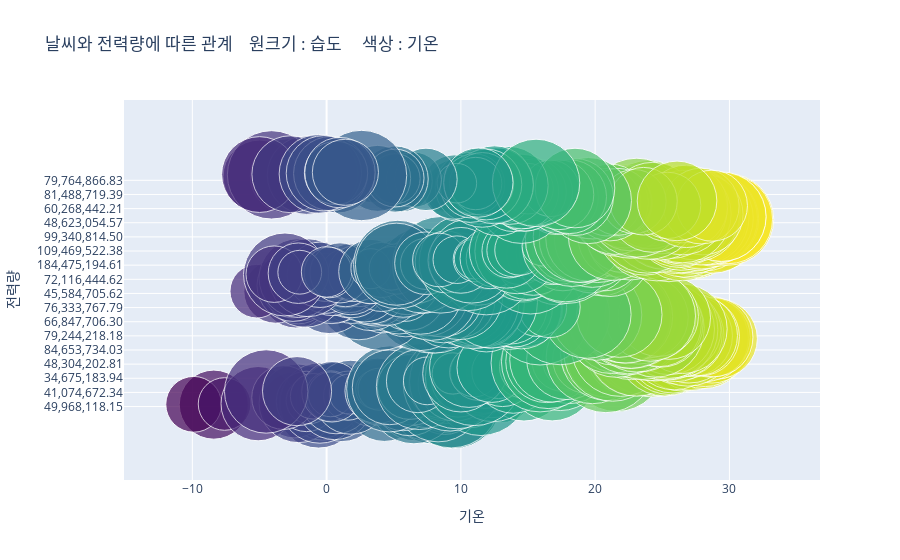
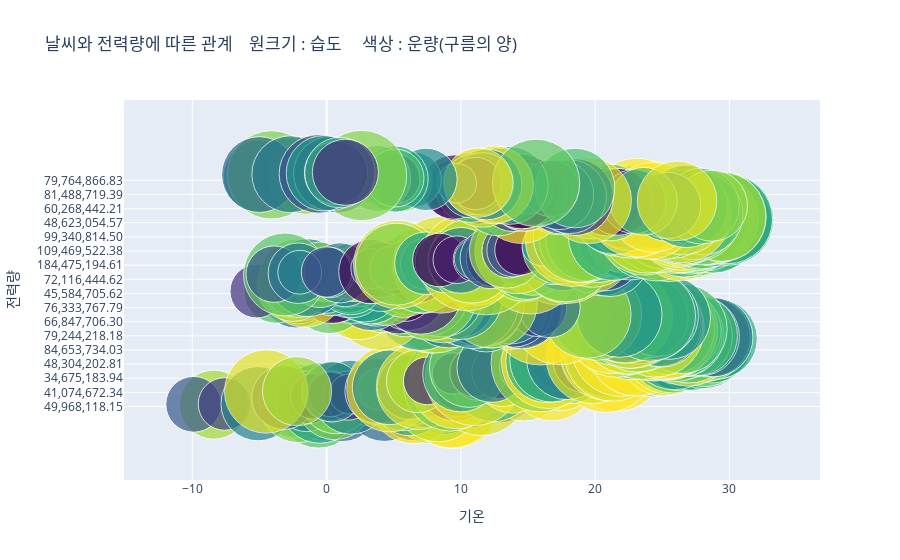
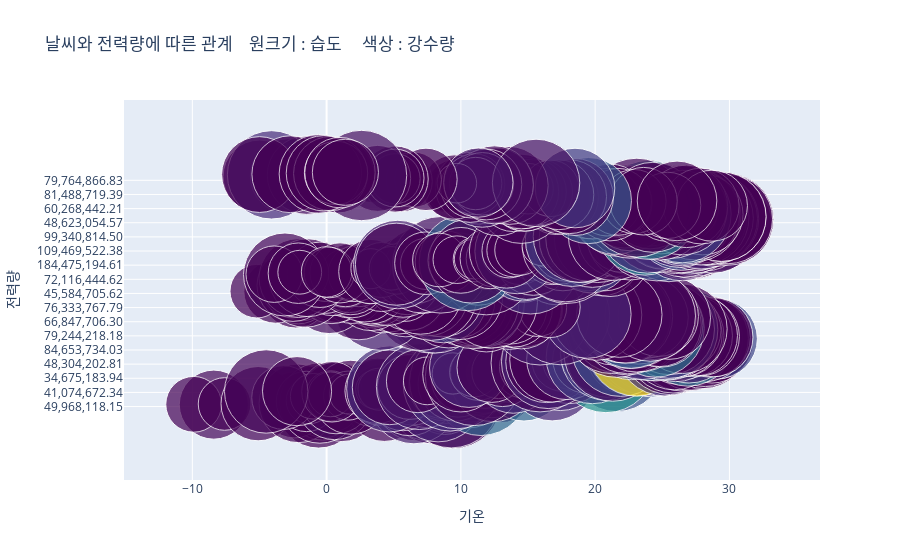
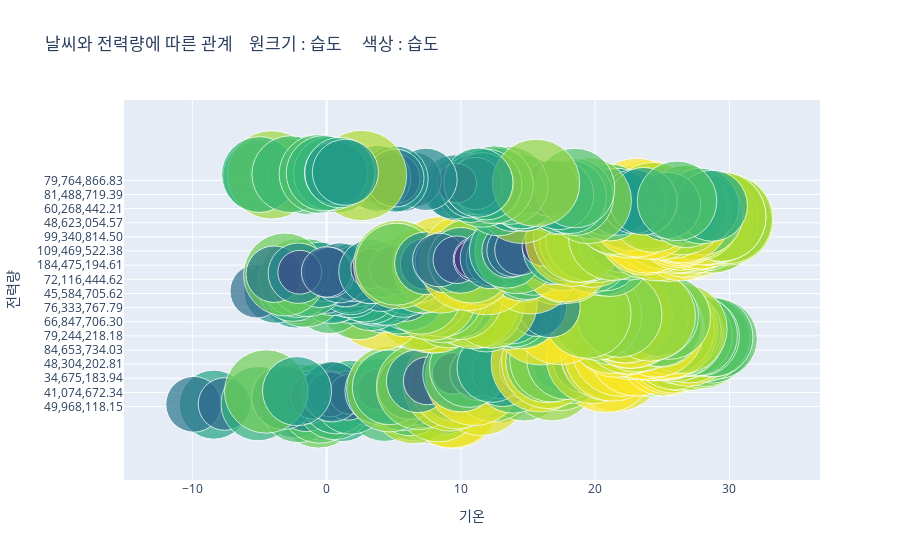

The notebook cell saved with these charts, in order:
### Code cell
weather_df = ['temp', 'cloud',
              'rainfall_total', 'Humidity_mean', 'solar']
col_label = {'Humidity_mean' : '습도',
             'rainfall_total' : '강수량',
             'cloud' : '운량(구름의 양)',
             'solar' : '합계 일사량',
             'temp' : '기온'}

for feature in weather_df:
       # Scatter plot 생성
       scatter = go.Scatter(x=df['temp'], y=df['demand_max(Wh)'], mode='markers', 
                            marker=dict(size=df['Humidity_mean'],
                                   color=df[feature], colorscale='Viridis'))

       # 레이아웃 생성
       layout = go.Layout(title='날씨와 전력량에 따른 관계    원크기 : 습도     색상 : ' + col_label[feature],
                          xaxis={'title': '기온'}, 
                            yaxis={'title': '전력량'}, hovermode='closest')

       # 그래프 생성
       fig = go.Figure(data=[scatter], layout=layout)

       # 그래프 출력
       fig.show()

### Figure 1 — Plotly figure (JSON) as saved in the notebook; plotly's stock layout.template omitted (floating-point values rounded to 4 significant figures; data arrays with more than 128 entries replaced by an {"elided": "..."} marker saying what was removed)
{"data": [{"marker": {"color": {"elided": "730 float values"}, "colorscale": [[0, "#440154"], [0.1111, "#482878"], [0.2222, "#3e4989"], [0.3333, "#31688e"], [0.4444, "#26828e"], [0.5556, "#1f9e89"], [0.6667, "#35b779"], [0.7778, "#6ece58"], [0.8889, "#b5de2b"], [1, "#fde725"]], "size": {"elided": "730 float values"}}, "mode": "markers", "type": "scatter", "x": {"elided": "730 float values"}, "y": {"elided": "730 str values"}}], "layout": {"hovermode": "closest", "title": {"text": "날씨와 전력량에 따른 관계    원크기 : 습도     색상 : 기온"}, "xaxis": {"title": {"text": "기온"}}, "yaxis": {"title": {"text": "전력량"}}}}

### Figure 2 — Plotly figure (JSON) as saved in the notebook; plotly's stock layout.template omitted (floating-point values rounded to 4 significant figures; data arrays with more than 128 entries replaced by an {"elided": "..."} marker saying what was removed)
{"data": [{"marker": {"color": {"elided": "730 float values"}, "colorscale": [[0, "#440154"], [0.1111, "#482878"], [0.2222, "#3e4989"], [0.3333, "#31688e"], [0.4444, "#26828e"], [0.5556, "#1f9e89"], [0.6667, "#35b779"], [0.7778, "#6ece58"], [0.8889, "#b5de2b"], [1, "#fde725"]], "size": {"elided": "730 float values"}}, "mode": "markers", "type": "scatter", "x": {"elided": "730 float values"}, "y": {"elided": "730 str values"}}], "layout": {"hovermode": "closest", "title": {"text": "날씨와 전력량에 따른 관계    원크기 : 습도     색상 : 운량(구름의 양)"}, "xaxis": {"title": {"text": "기온"}}, "yaxis": {"title": {"text": "전력량"}}}}

### Figure 3 — Plotly figure (JSON) as saved in the notebook; plotly's stock layout.template omitted (floating-point values rounded to 4 significant figures; data arrays with more than 128 entries replaced by an {"elided": "..."} marker saying what was removed)
{"data": [{"marker": {"color": {"elided": "730 float values"}, "colorscale": [[0, "#440154"], [0.1111, "#482878"], [0.2222, "#3e4989"], [0.3333, "#31688e"], [0.4444, "#26828e"], [0.5556, "#1f9e89"], [0.6667, "#35b779"], [0.7778, "#6ece58"], [0.8889, "#b5de2b"], [1, "#fde725"]], "size": {"elided": "730 float values"}}, "mode": "markers", "type": "scatter", "x": {"elided": "730 float values"}, "y": {"elided": "730 str values"}}], "layout": {"hovermode": "closest", "title": {"text": "날씨와 전력량에 따른 관계    원크기 : 습도     색상 : 강수량"}, "xaxis": {"title": {"text": "기온"}}, "yaxis": {"title": {"text": "전력량"}}}}

### Figure 4 — Plotly figure (JSON) as saved in the notebook; plotly's stock layout.template omitted (floating-point values rounded to 4 significant figures; data arrays with more than 128 entries replaced by an {"elided": "..."} marker saying what was removed)
{"data": [{"marker": {"color": {"elided": "730 float values"}, "colorscale": [[0, "#440154"], [0.1111, "#482878"], [0.2222, "#3e4989"], [0.3333, "#31688e"], [0.4444, "#26828e"], [0.5556, "#1f9e89"], [0.6667, "#35b779"], [0.7778, "#6ece58"], [0.8889, "#b5de2b"], [1, "#fde725"]], "size": {"elided": "730 float values"}}, "mode": "markers", "type": "scatter", "x": {"elided": "730 float values"}, "y": {"elided": "730 str values"}}], "layout": {"hovermode": "closest", "title": {"text": "날씨와 전력량에 따른 관계    원크기 : 습도     색상 : 습도"}, "xaxis": {"title": {"text": "기온"}}, "yaxis": {"title": {"text": "전력량"}}}}
